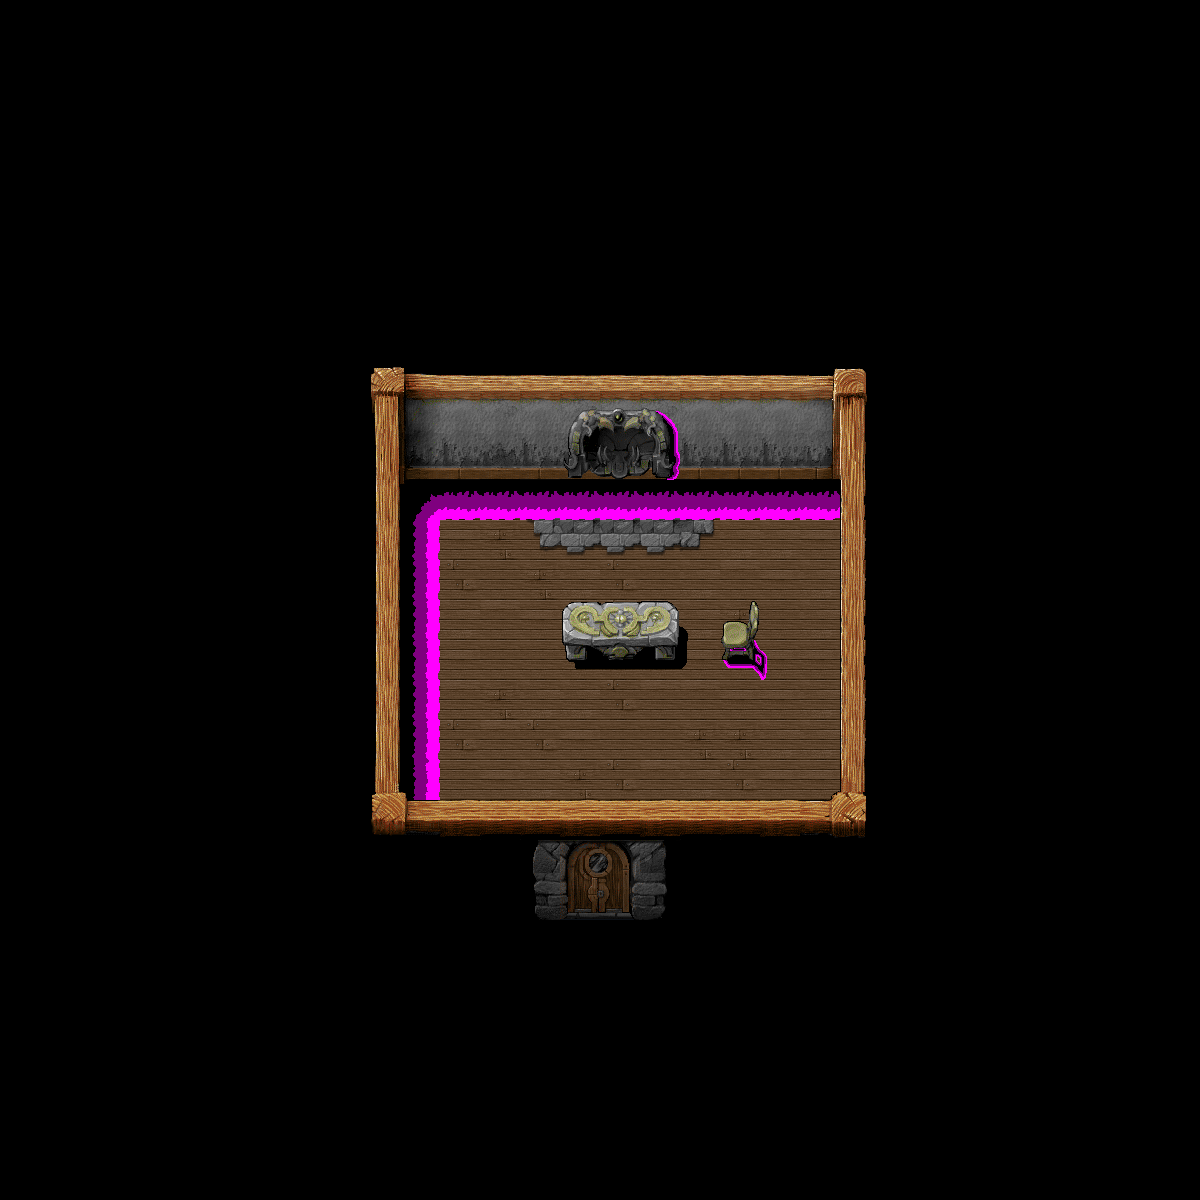

This is a level from a 2D game, rendered from its Tiled map with the project's own tilesets. A one-line summary and the map file follow, with tile-layer data summarised:
An orthogonal 30x30 tile map with 40x40 px tiles, 4 tile layers (ground, walls, objects-1, shadows-1), 5 tilesets and 17 objects (6x 0, Campfire, Solid).

<map version="1.0" tiledversion="1.1.5" orientation="orthogonal" renderorder="right-down" width="30" height="30" tilewidth="40" tileheight="40" infinite="0" backgroundcolor="#000000" nextobjectid="21">
<tileset firstgid="1" name="ground" tilewidth="40" tileheight="40" tilecount="36" columns="6">
  <image source="../image/map/interior-ground.png" trans="4b637f" width="256" height="256" />
 </tileset>
 <tileset firstgid="37" name="walls" tilewidth="40" tileheight="40" tilecount="144" columns="12">
  <image source="../image/map/interior-wall-normal.png" trans="4b637f" width="512" height="512" />
 </tileset>
 <tileset firstgid="181" name="objects" tilewidth="40" tileheight="40" tilecount="144" columns="12">
  <image source="../image/map/interior-object.png" trans="4b637f" width="512" height="512" />
 </tileset>
 <tileset firstgid="325" name="shadows" tilewidth="40" tileheight="40" tilecount="144" columns="12">
  <image source="../image/map/interior-shadow.png" trans="4b637f" width="512" height="512" />
 </tileset>
 <tileset firstgid="469" name="doors" tilewidth="40" tileheight="40" tilecount="36" columns="6">
  <image source="../image/map/interior-door.png" trans="4b637f" width="256" height="256" />
 </tileset>
 <layer name="ground" width="30" height="30">
  <data>[900 cells, 88 non-empty, 14 distinct tile ids]</data>
 </layer>
 <layer name="walls" width="30" height="30">
  <data>[900 cells, 79 non-empty, 41 distinct tile ids]</data>
 </layer>
 <layer name="objects-1" width="30" height="30">
  <data>[900 cells, 14 non-empty, 14 distinct tile ids]</data>
 </layer>
 <layer name="shadows-1" width="30" height="30">
  <data>[900 cells, 35 non-empty, 18 distinct tile ids]</data>
 </layer>
 <objectgroup name="collisions" visible="0">
  <object id="1" x="363" y="821" width="204" height="111" />
  <object id="2" x="630" y="821" width="248" height="111" />
  <object id="4" x="326" y="357" width="75" height="481" />
  <object id="5" x="839" y="337" width="88" height="501" />
  <object id="6" x="332" y="317" width="621" height="164" />
  <object id="7" x="562" y="621" width="117" height="42" />
  <object id="11" x="723" y="625" width="36" height="40" />
 </objectgroup>
 <objectgroup name="transitions" visible="0">
  <object id="8" x="579" y="766" width="41" height="36">
   <properties>
    <property name="level" value="Thornberry" />
    <property name="type" value="entry" />
   </properties>
  </object>
  <object id="9" x="538" y="880" width="117" height="60">
   <properties>
    <property name="doorsfx" value="DoorOld" />
    <property name="level" value="Thornberry" />
    <property name="type" value="exit" />
   </properties>
  </object>
 </objectgroup>
 <objectgroup name="animations" visible="0">
  <object id="13" name="Campfire" x="583" y="425.5" width="72" height="38" />
 </objectgroup>
 <objectgroup name="walk-sfx" visible="0">
  <object id="14" name="Wood" type="0" x="312" y="340" width="624" height="615" />
  <object id="15" name="Solid" x="535" y="464" width="170" height="82" />
 </objectgroup>
 <objectgroup name="walk-bounds" visible="0">
  <object id="16" type="0" x="442" y="521" width="81" height="278" />
  <object id="17" type="0" x="444" y="688" width="358" height="112" />
  <object id="18" type="0" x="442" y="523" width="358" height="80" />
  <object id="19" type="0" x="699" y="523" width="8" height="278" />
  <object id="20" type="0" x="785" y="525" width="26" height="274" />
 </objectgroup>
</map>
